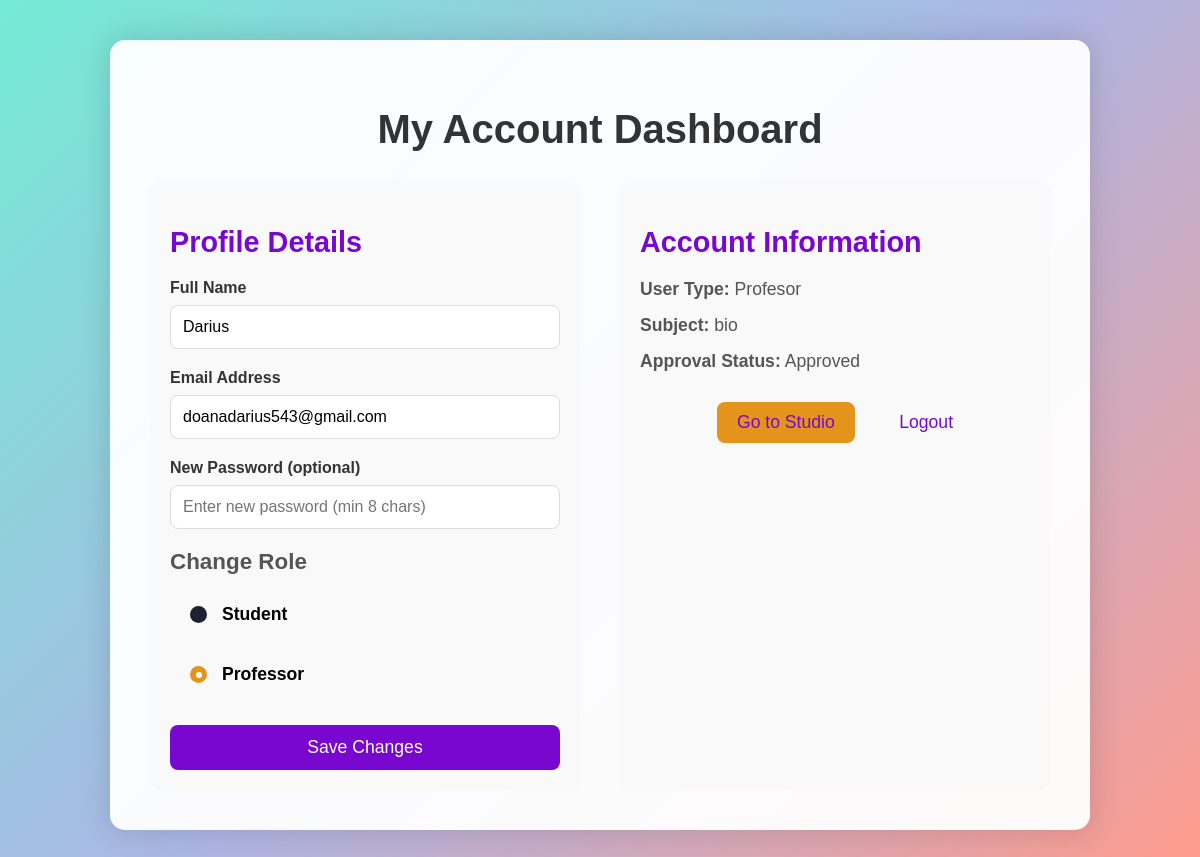
Page /account (signed in) on the earlier database version.
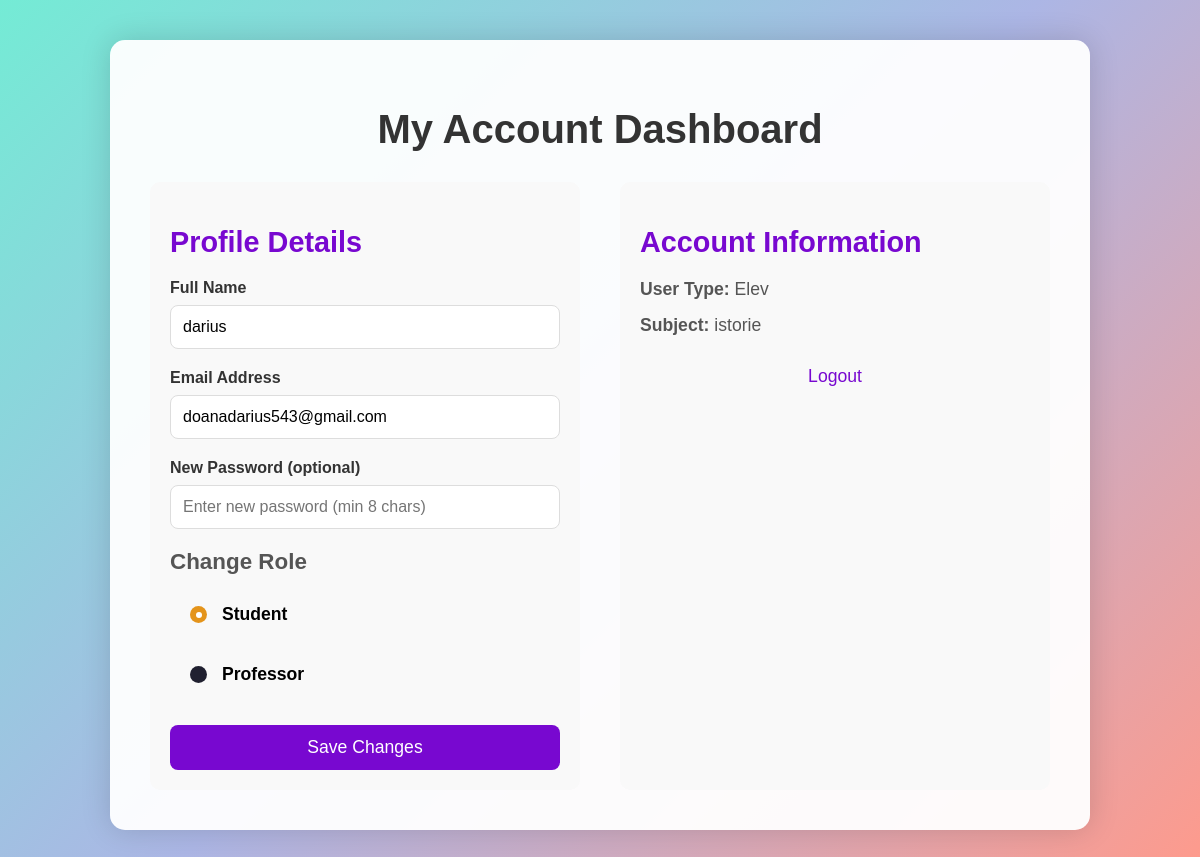
Same page on the later database version.
### models.py (models this page shows, shortened)
class User(db.Model, UserMixin):
    id = db.Column(db.Integer, primary_key=True)
    email = db.Column(db.String(120), unique=True, nullable=False)
    password = db.Column(db.String(120), nullable=False)
    name = db.Column(db.String(120), nullable=True)
    is_admin = db.Column(db.Boolean, default=False)
    user_type = db.Column(db.String(50), nullable=True)
    subject = db.Column(db.String(120), nullable=True)
    is_professor_approved = db.Column(db.Boolean, default=False)
    verification_token = db.Column(db.String(36), nullable=True)
    is_verified = db.Column(db.Boolean, default=False)
    last_login = db.Column(db.DateTime, nullable=True)
    @property
    def is_authenticated(self):
        return True

### AccountPage/routes.py (the view, shortened to what this page needs)
@account_bp.route('/account', methods=['GET', 'POST'])
@login_required
def account():
    user = User.query.get(current_user.id)
    if not user:
        flash('User not found.', 'error')
        return redirect(url_for('landing.index'))
    return render_template('account.html', user=user)

### app.py (called while the page is built)
@login_manager.user_loader
def load_user(user_id):
    user = User.query.get(int(user_id))
    if user and 'user_id' in session:
        user.last_login = datetime.utcnow()
        db.session.commit()
    return user

@app.after_request
def add_header(response):
    response.headers['Cache-Control'] = 'no-store, no-cache, must-revalidate, post-check=0, pre-check=0, max-age=0'
    response.headers['Pragma'] = 'no-cache'
    response.headers['Expires'] = '-1'
    if 'user_id' in session:
        response.set_cookie('logged_in', 'true', max_age=3600, httponly=True)
    else:
        response.set_cookie('logged_in', 'false', max_age=3600, httponly=True)
    return response

### Templates/account.html (shortened to what this page needs)
{% extends "account_base.html" %}
{% block content %}
    <h1>My Account Dashboard</h1>
    <div class="account-wrapper">
        <div class="profile-section">
            <h2>Profile Details</h2>
            <form method="POST">
                <div class="form-group">
                    <label for="name">Full Name</label>
                    <input type="text" id="name" name="name" value="{{ user.name or '' }}" required>
                </div>
                <div class="form-group">
                    <label for="email">Email Address</label>
                    <input type="email" id="email" name="email" value="{{ user.email }}" required>
                </div>
                <div class="form-group">
                    <label for="password">New Password (optional)</label>
                    <input type="password" id="password" name="password" placeholder="Enter new password (min 8 chars)">
                </div>
                <h3>Change Role</h3>
                <div class="radio-input">
                    <label class="label">
                        <input type="radio" id="elev" name="value-radio" value="elev" {% if user.user_type == 'elev' %}checked{% endif %}>
                        <p class="text">Student</p>
                    </label>
                    <label class="label">
                        <input type="radio" id="profesor" name="value-radio" value="profesor" {% if user.user_type == 'profesor' %}checked{% endif %}>
                        <p class="text">Professor</p>
                    </label>
                </div>
                <button type="submit">Save Changes</button>
            </form>
        </div>
        <div class="info-section">
            <h2>Account Information</h2>
            <p><strong>User Type:</strong> {{ user.user_type|capitalize or 'Not set' }}</p>
            <p><strong>Subject:</strong> {{ user.subject or 'Not set' }}</p>
            {% if user.user_type == 'profesor' %}
                <p><strong>Approval Status:</strong>
                    {% if user.is_professor_approved %}Approved{% else %}Pending Approval{% endif %}
                </p>
            {% endif %}
            <div class="actions">
                {% if user.user_type == 'profesor' and user.is_professor_approved %}
                    <a href="{{ url_for('studio.studio') }}" class="studio-link">Go to Studio</a>
                {% endif %}
                <a href="{{ url_for('login.logout') }}" class="logout-link">Logout</a>
            </div>
        </div>
    </div>
{% endblock %}

### Templates/account_base.html (shortened to what this page needs)
<!DOCTYPE html>
<html lang="en">
<head>
    <link rel="stylesheet" href="{{ url_for('account.static', filename='style.css') }}">
</head>
<body>
    <div class="container">
        {% block content %}{% endblock %}
    </div>
</body>
</html>

### static/account/style.css (style rules this page uses)
body { background: linear-gradient(135deg, #74ebd5, #acb6e5, #ff9a8b); min-height: 100vh; margin: 0; padding: 40px; font-family: Arial, sans-serif; }
.container { background: rgba(255, 255, 255, 0.95); padding: 40px; border-radius: 15px; max-width: 900px; margin: 0 auto; box-shadow: 0 0 30px rgba(0, 0, 0, 0.15); }
h1 { text-align: center; color: #333; font-size: 2.5em; margin-bottom: 30px; }
.account-wrapper { display: flex; gap: 40px; }
.profile-section, .info-section { flex: 1; padding: 20px; background: #f9f9f9; border-radius: 10px; }
h2 { color: #7808d0; font-size: 1.8em; margin-bottom: 20px; }
h3 { color: #555; font-size: 1.4em; margin-top: 20px; margin-bottom: 15px; }
.form-group { margin: 20px 0; }
label { display: block; margin-bottom: 8px; font-weight: bold; color: #333; }
input[type="text"], input[type="email"], input[type="password"] { width: 100%; padding: 12px; border: 1px solid #ddd; border-radius: 8px; box-sizing: border-box; font-size: 1em; }
button { background: #7808d0; color: white; padding: 12px 25px; border: none; border-radius: 8px; cursor: pointer; width: 100%; margin-top: 25px; font-size: 1.1em; transition: background 0.3s; }
.info-section p { margin: 15px 0; color: #555; font-size: 1.1em; }
.actions { margin-top: 30px; text-align: center; }
.actions a { color: #7808d0; text-decoration: none; font-size: 1.1em; margin: 0 20px; }
.radio-input { display: flex; flex-direction: column; gap: 10px; }
.radio-input * { box-sizing: border-box; padding: 0; margin: 0; }
.radio-input label { display: flex; align-items: center; gap: 15px; padding: 0 20px; width: 220px; cursor: pointer; height: 50px; position: relative; }
.radio-input label::before { position: absolute; content: ""; top: 50%; left: 50%; transform: translate(-50%, -50%); width: 220px; height: 45px; z-index: -1; transition: all 0.3s cubic-bezier(0.68, -0.55, 0.265, 1.55); border-radius: 10px; border: 2px solid transparent; }
.radio-input .label:has(input:checked)::before { background-color: #3b2400; border-color: white; height: 50px; }
.radio-input .label .text { color: #000000; font-size: 1.1em; }
.radio-input .label input[type="radio"] { background-color: #202030; appearance: none; width: 17px; height: 17px; border-radius: 50%; display: flex; justify-content: center; align-items: center; }
.radio-input .label input[type="radio"]:checked { background-color: #e4941b; animation: pulse 0.7s forwards; }
.radio-input .label input[type="radio"]::before { content: ""; width: 6px; height: 6px; border-radius: 50%; transition: all 0.1s cubic-bezier(0.165, 0.84, 0.44, 1); background-color: #fff; transform: scale(0); }
.radio-input .label input[type="radio"]:checked::before { transform: scale(1); }

Differences in the rows shown:
changed User "doanadarius543@gmail.com": name "Darius" → "darius"; user_type "☐ Student" → "☑ Student"; user_type "☑ Professor" → "☐ Professor"; user_type "Profesor" → "Elev"; subject "bio" → "istorie"
Other differences:
text no longer shown: "Approval Status: Approved Go to Studio"
